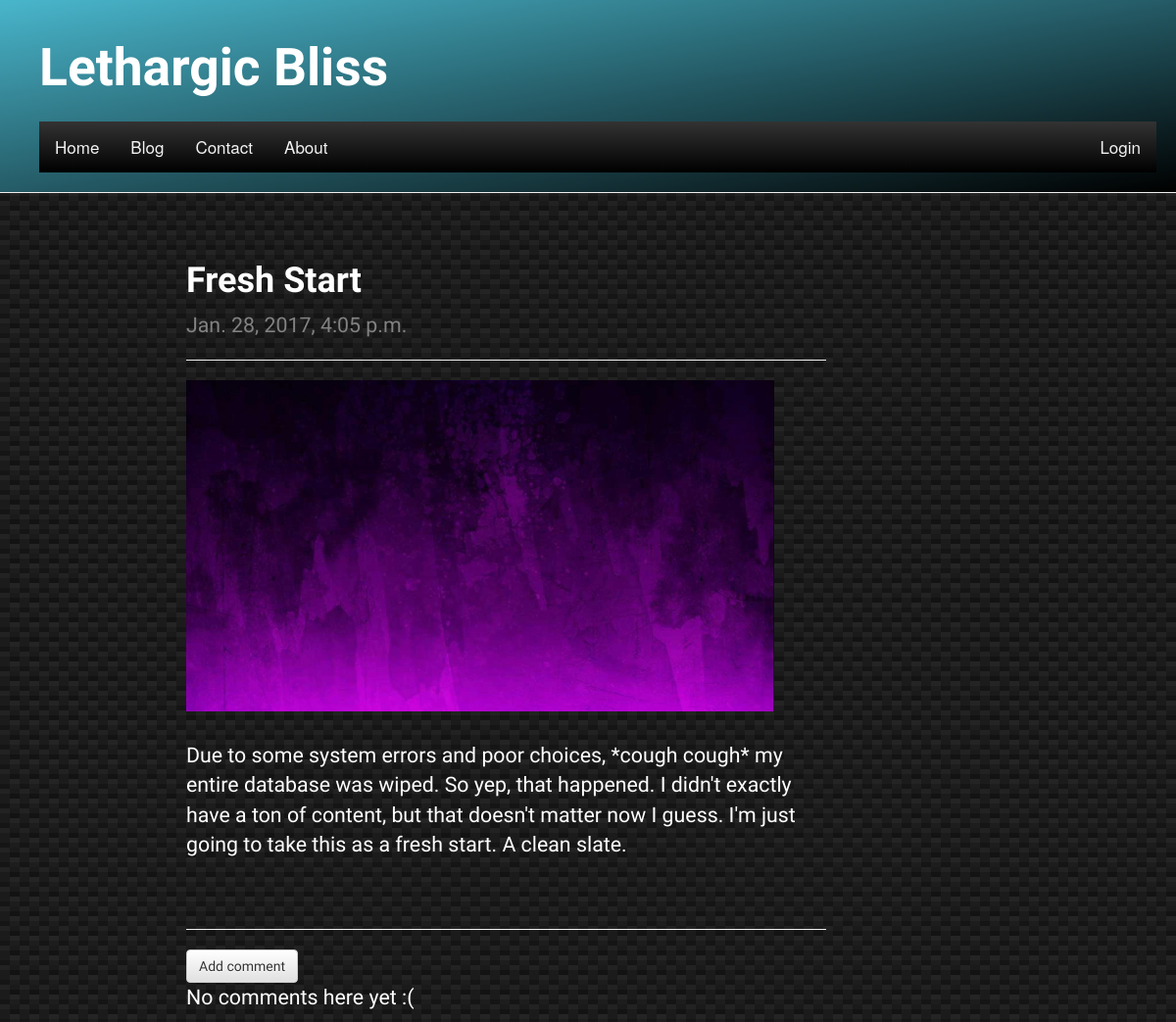
The app's page /post/1/ with its own data.
### blog/models.py (models this page shows, shortened)
class Post(models.Model):
    author = models.ForeignKey('auth.User')
    title = models.CharField(max_length=200)
    image = models.ImageField(upload_to=upload_location,
                              null=True,
                              blank=True,
                              width_field="width_field",
                              height_field="height_field")
    height_field = models.IntegerField(default=0, null=True)
    width_field = models.IntegerField(default=0, null=True)
    text = models.TextField()
    created_date = models.DateTimeField(
            default=timezone.now)
    published_date = models.DateTimeField(
            blank=True, null=True)

### blog/views.py (the view)
# urls.py: url(r'^post/(?P<pk>\d+)/$', views.post_detail, name='post_detail'),
def post_detail(request, pk):
    post = get_object_or_404(Post, pk=pk)
    return render(request, 'blog/post_detail.html', {'post': post})

### blog/templates/blog/post_detail.html (shortened to what this page needs)
{% extends 'blog/base.html' %}
{% block content %}
    <div class="post">
        <h1><b>{{ post.title }}</b></h1>
        {% if post.published_date %}
            <div class="date">
                {{ post.published_date }}
            </div>
	{% else %}
	    <a class="btn btn-default" href="{% url 'post_publish' pk=post.pk %}">Publish</a>
        {% endif %}
	<hr>
	{% if post.image %}
	<img src='{{ post.image.url }}' class ='img-responsive', width="600px" height="600px" />
    	{% endif %}
	<br/>
        <p>{{ post.text|linebreaksbr }}</p>
    </div>
<hr>
<a class="btn btn-default" href="{% url 'add_comment_to_post' pk=post.pk %}">Add comment</a>
{% for comment in post.comments.all %}
    <div class="comment">
        <div class="date">{{ comment.created_date }}</div>
        <strong>{{ comment.author }}</strong>
        <p>{{ comment.text|linebreaks }}</p>
    </div>
{% empty %}
    <p>No comments here yet :(</p>
{% endfor %}
{% endblock %}

### blog/static/css/blog.css (style rules this page uses)
html { height: 100%; }
body { height:100%; flex-direction:column; background: linear-gradient(27deg, #151515 5px, transparent 5px) 0 5px, linear-gradient(207deg, #151515 5px, transparent 5px) 10px 0px, linear-gradient(27deg, #222 5px, transparent 5px) 0px 10px, linear-gradient(207deg, #222 5px, transparent 5px) 10px 5px, linear-gradient(90deg, #1b1b1b 10px, transparent 10px), linear-gradient(#1d1d1d 25%, #1a1a1a 25%, #1a1a1a 50%, transparent 50%, transparent 75%, #242424 75%, #242424); background-color: #131313; background-size: 20px 20px; }
h1, h2, h3, h4 { font-family: 'Julius Sans One'; color: #ffffff; }
.date { color: #828282; }
.post { padding-top: 30px; margin-bottom: 70px; color: #ffffff; }

### records on screen
Post: title "Fresh Start", published_date "Jan. 28, 2017, 4:05 p.m.", image (picture), text "Due to some system errors and poor choices, *cough cough* my entire database was wiped. So yep, that happened. I didn't exactly have a ton of content, but that doesn't matter now I guess. I'm just going to take this as a fresh start. A clean slate."
